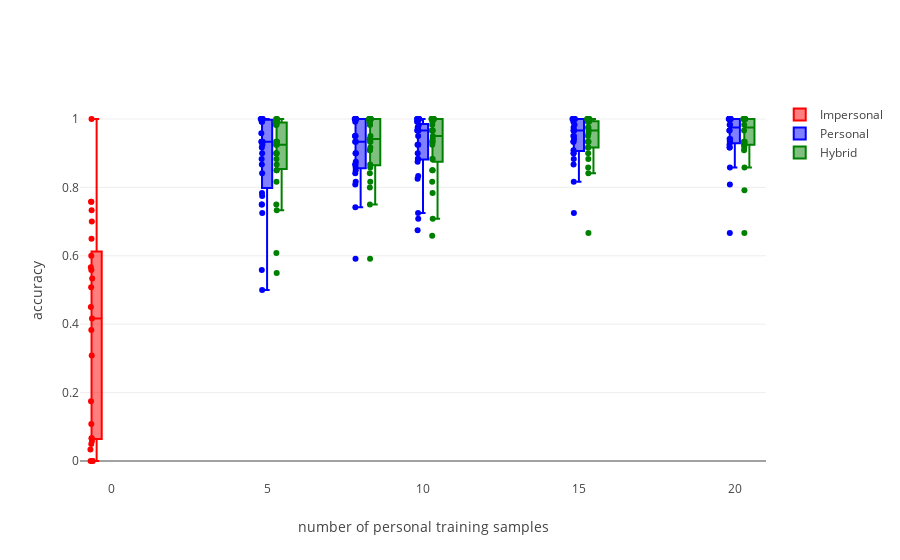

Here is the notebook cell this chart was saved with:
### Code cell
impersonal_means = []
personal_means = []
hybrid_means = []

training_sizes = results_df1['training size'].unique()

for training_size in training_sizes:
    for user_id in wisdm.user_ids:
        user_df = results_df1[(results_df1['user_id'] == user_id) & \
                             (results_df1['training size'] == training_size)]
        if training_size == 8:
            impersonal_means.append((0, user_df['impersonal'].mean()))
        personal_means.append((training_size, user_df['personal'].mean()))
        hybrid_means.append((training_size, user_df['hybrid'].mean()))
        
impersonal_x, impersonal_y = zip(*impersonal_means)
impersonal_trace = go.Box(y=impersonal_y,
                          x=impersonal_x,
                          name="Impersonal",
                          marker=dict(color="red"),
                          boxpoints='all',
                          jitter=0.3,
                          pointpos=-1)

personal_x, personal_y = zip(*personal_means)
personal_trace = go.Box(y=personal_y,
                          x=personal_x,
                          name="Personal",
                          marker=dict(color="blue"),
                          boxpoints='all',
                          jitter=0.3,
                          pointpos=-1)

hybrid_x, hybrid_y = zip(*hybrid_means)
hybrid_trace = go.Box(y=hybrid_y,
                          x=hybrid_x,
                          name="Hybrid",
                          marker=dict(color="green"),
                          boxpoints='all',
                          jitter=0.3,
                          pointpos=-1)

layout=go.Layout(boxmode="group", xaxis=dict(title="number of personal training samples"), yaxis=dict(title="accuracy"))

data = [impersonal_trace, personal_trace, hybrid_trace]

fig = go.Figure(data=data, layout=layout)

iplot(fig)

### Figure 1 — Plotly figure (JSON) as saved in the notebook; plotly's stock layout.template omitted (floating-point values rounded to 4 significant figures; data arrays with more than 128 entries replaced by an {"elided": "..."} marker saying what was removed)
{"data": [{"boxpoints": "all", "jitter": 0.3, "marker": {"color": "red"}, "name": "Impersonal", "pointpos": -1, "type": "box", "x": [0, 0, 0, 0, 0, 0, 0, 0, 0, 0, 0, 0, 0, 0, 0, 0, 0, 0, 0, 0, 0, 0, 0, 0, 0, 0, 0, 0, 0, 0, 0, 0, 0, 0, 0, 0, 0, 0, 0, 0, 0, 0, 0, 0, 0, 0, 0, 0, 0, 0, 0, 0, 0, 0], "y": [0.7333, 0, null, 0.5583, 0.65, null, 0.45, 1, null, 0.5667, null, 0, null, null, null, 0.03333, 0.06667, 0.05833, null, null, null, 0.06667, null, null, null, 0, 0.7583, 0.1083, null, null, null, 0.5083, 0.3833, null, null, null, 0.6, null, null, null, null, 0.175, null, null, 0.7583, 0.3083, 0.7, 0.5333, null, 0.4167, null, 0.05, null, null]}, {"boxpoints": "all", "jitter": 0.3, "marker": {"color": "blue"}, "name": "Personal", "pointpos": -1, "type": "box", "x": {"elided": "270 int values"}, "y": {"elided": "270 float values"}}, {"boxpoints": "all", "jitter": 0.3, "marker": {"color": "green"}, "name": "Hybrid", "pointpos": -1, "type": "box", "x": {"elided": "270 int values"}, "y": {"elided": "270 float values"}}], "layout": {"boxmode": "group", "xaxis": {"title": "number of personal training samples"}, "yaxis": {"title": "accuracy"}}}
